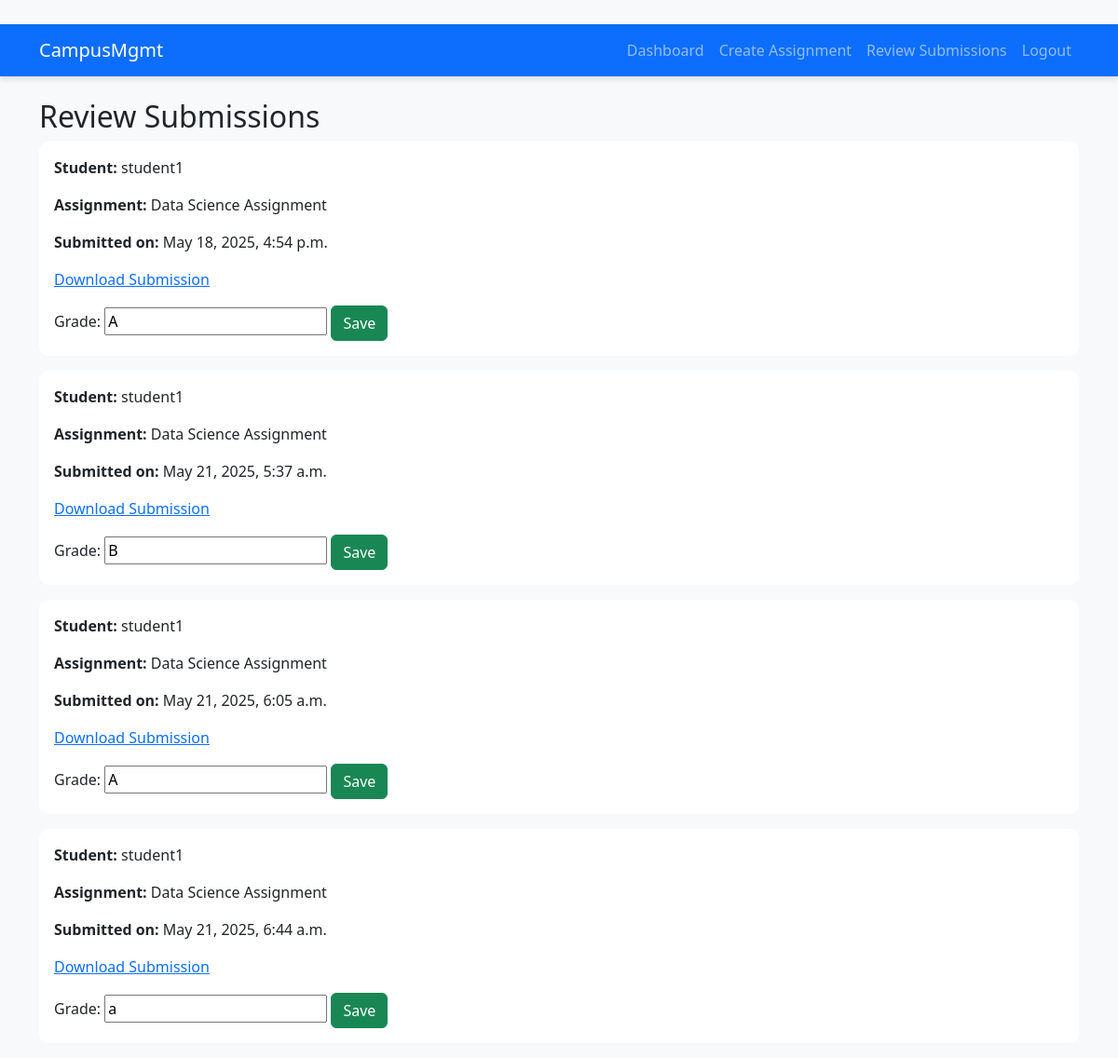
Screenshot of /submissions/review/ (signed in) with the database file from the repository.
### submissions/models.py (models this page shows, shortened)
class Submission(models.Model):
    student = models.ForeignKey(User, on_delete=models.CASCADE)
    assignment = models.ForeignKey(Assignment, on_delete=models.CASCADE)
    submitted_on = models.DateTimeField(auto_now_add=True)
    file = models.FileField(upload_to='submissions/')
    grade = models.CharField(max_length=10, blank=True, null=True)

class Assignment(models.Model):
    course = models.ForeignKey(Course, on_delete=models.CASCADE)
    title = models.CharField(max_length=100)
    description = models.TextField()
    due_date = models.DateField()
    created_at = models.DateTimeField(auto_now_add=True)

### accounts/models.py (models this page shows)
class User(AbstractUser):
    ROLE_CHOICES = (
        ('student', 'Student'),
        ('teacher', 'Teacher'),
        ('admin', 'Admin'),
    )
    role = models.CharField(max_length=10, choices=ROLE_CHOICES, default='student')

### submissions/views.py (the view, shortened to what this page needs)
# urls.py: path('review/', review_submissions, name='review_submissions'),
@login_required
@role_required(['teacher'])
def review_submissions(request):
    submissions = Submission.objects.filter(assignment__course__teacher=request.user)
    return render(request, 'submissions/review.html', {'submissions': submissions})

### templates/submissions/review.html (shortened to what this page needs)
{% extends 'base.html' %}
{% block content %}
<h2>Review Submissions</h2>
{% for submission in submissions %}
  <div class="card mb-3 p-3">
    <p><strong>Student:</strong> {{ submission.student.username }}</p>
    <p><strong>Assignment:</strong> {{ submission.assignment.title }}</p>
    <p><strong>Submitted on:</strong> {{ submission.submitted_on }}</p>
    <p><a href="{{ submission.file.url }}" target="_blank">Download Submission</a></p>
    <form method="POST">
        <label for="grade_{{ submission.id }}">Grade:</label>
        <input type="text" name="grade" id="grade_{{ submission.id }}" value="{{ submission.grade }}">
        <button type="submit" class="btn btn-success">Save</button>
    </form>
  </div>
{% endfor %}
{% endblock %}

### static/css/custom.css (style rules this page uses)
body { background-color: #f8f9fa; font-family: 'Segoe UI', Tahoma, Geneva, Verdana, sans-serif; }
.card { border-radius: 10px; border: none; }

### rows the page displays
Submission: student.username "student1", assignment "Data Science Assignment", submitted_on "May 18, 2025, 4:54 p.m.", grade "A"
Submission: student.username "student1", assignment "Data Science Assignment", submitted_on "May 21, 2025, 5:37 a.m.", grade "B"
Submission: student.username "student1", assignment "Data Science Assignment", submitted_on "May 21, 2025, 6:05 a.m.", grade "A"
Submission: student.username "student1", assignment "Data Science Assignment", submitted_on "May 21, 2025, 6:44 a.m.", grade "a"
